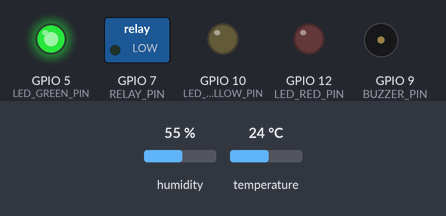
The sketch below on a simulated ESP32-S3. Parts: switched loads named in the sketch (green lamp = pin HIGH), output pins drawn as LEDs (lit = HIGH), buzzer (waves = sounding, pin HIGH). Inputs (shaded band) come from the test bench; at power-on: humidity 55 %, temperature 24 °C. WiFi joins after 1.5 s; servers stay silent unless stated; random numbers use the default seed unless the sketch sets one; no MQTT or app messages arrive unless stated; what the sketch prints to the serial monitor is not drawn.

Above: at 2.7 s.
2.8 s: humidity set to 41 %
12.8 s: humidity set to 38 %
At 22.3 s:
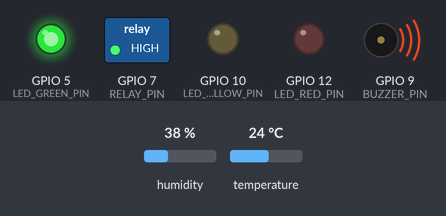
23.0 s: temperature set to 25.6 °C
At 32.5 s:
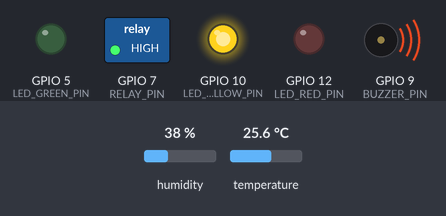
33.0 s: temperature set to 29.7 °C
43.0 s: temperature set to 30.9 °C
At 52.7 s:
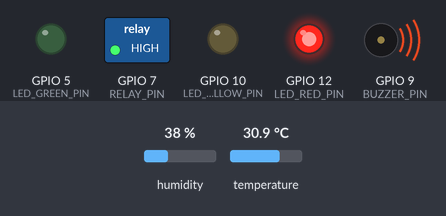
53.0 s: humidity set to 40 %
At 62.0 s:
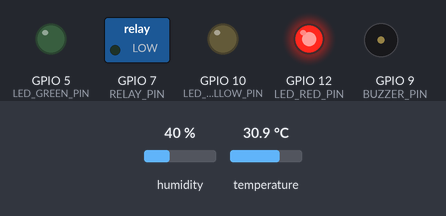
Timing chart, 0 to 63.5 s (numbered marks = the images above; inputs shaded):
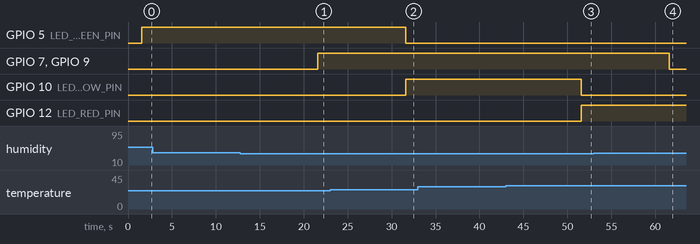

The sketch:

iot.ino
```cpp
#include <WiFi.h>
#include <PubSubClient.h>
#include <DHT.h>

// Konfigurasi sensor dan pin
#define DHT_PIN 8
#define DHT_TYPE DHT22
#define LED_GREEN_PIN 5
#define LED_YELLOW_PIN 10
#define LED_RED_PIN 12
#define RELAY_PIN 7
#define BUZZER_PIN 9

DHT dht(DHT_PIN, DHT_TYPE);

// Pengaturan WiFi dan MQTT
const char* ssid = "your-SSID";
const char* password = "your-PASSWORD";
const char* mqtt_server = "broker.hivemq.com";
WiFiClient espClient;
PubSubClient client(espClient);

// Fungsi untuk menghubungkan ke WiFi
void setup_wifi() {
  delay(10);
  Serial.println();
  Serial.print("Connecting to WiFi...");
  WiFi.begin(ssid, password);
  while (WiFi.status() != WL_CONNECTED) {
    delay(500);
    Serial.print(".");
  }
  Serial.println("Connected to WiFi");
}

// Fungsi untuk menghubungkan ke broker MQTT
void reconnect() {
  while (!client.connected()) {
    Serial.print("Attempting MQTT connection...");
    if (client.connect("HidroponikDevice")) {
      Serial.println("connected");
    } else {
      Serial.print("failed, rc=");
      Serial.print(client.state());
      delay(5000);
    }
  }
}

// Setup awal
void setup() {
  Serial.begin(115200);
  dht.begin();
  pinMode(LED_GREEN_PIN, OUTPUT);
  pinMode(LED_YELLOW_PIN, OUTPUT);
  pinMode(LED_RED_PIN, OUTPUT);
  pinMode(RELAY_PIN, OUTPUT);
  pinMode(BUZZER_PIN, OUTPUT);

  setup_wifi();
  client.setServer(mqtt_server, 1883);
}

// Loop utama
void loop() {
  if (!client.connected()) {
    reconnect();
  }
  client.loop();

  // Membaca data sensor
  float temperature = dht.readTemperature();
  float humidity = dht.readHumidity();
  float ph = random(5, 8) + (random(0, 9) / 10.0);  // Simulasi data pH
  float turbidity = random(1, 10);  // Simulasi data turbidity

  // Mengirimkan data ke broker MQTT
  String payload = String("{\"temperature\":") + temperature + ",\"humidity\":" + humidity + ",\"ph\":" + ph + ",\"turbidity\":" + turbidity + "}";
  client.publish("hidroponik/sensor_data", payload.c_str());

  // Menentukan status LED berdasarkan kondisi
  if (temperature > 30) {
    digitalWrite(LED_RED_PIN, HIGH);
    digitalWrite(LED_YELLOW_PIN, LOW);
    digitalWrite(LED_GREEN_PIN, LOW);
  } else if (temperature > 25) {
    digitalWrite(LED_YELLOW_PIN, HIGH);
    digitalWrite(LED_RED_PIN, LOW);
    digitalWrite(LED_GREEN_PIN, LOW);
  } else {
    digitalWrite(LED_GREEN_PIN, HIGH);
    digitalWrite(LED_RED_PIN, LOW);
    digitalWrite(LED_YELLOW_PIN, LOW);
  }

  // Mengontrol pompa jika kelembapan kurang dari 40%
  if (humidity < 40) {
    digitalWrite(RELAY_PIN, HIGH);  // Nyalakan pompa
    digitalWrite(BUZZER_PIN, HIGH); // Nyalakan buzzer
  } else {
    digitalWrite(RELAY_PIN, LOW);   // Matikan pompa
    digitalWrite(BUZZER_PIN, LOW);  // Matikan buzzer
  }

  delay(10000);  // Tunggu 10 detik sebelum pembacaan berikutnya
}
```

Measured:
- the behaviour switches between 40 and 39 % on humidity (found by bisection; images 0 and 1)
- the behaviour switches between 25 and 25.1 °C on temperature (found by bisection; images 1 and 2)
- the behaviour switches between 30 and 30.1 °C on temperature (found by bisection; images 2 and 3)
- after the input at 2.8 s, every drawn part: stays the same
- after the input at 12.8 s, GPIO 7 (RELAY_PIN), GPIO 9 (BUZZER_PIN): LOW → HIGH after 8.8 s
- after the input at 23.0 s, GPIO 5 (LED_GREEN_PIN): HIGH → LOW after 8.6 s; GPIO 10 (LED_YELLOW_PIN): LOW → HIGH after 8.6 s
- after the input at 33.0 s, every drawn part: stays the same
- after the input at 43.0 s, GPIO 10 (LED_YELLOW_PIN): HIGH → LOW after 8.6 s; GPIO 12 (LED_RED_PIN): LOW → HIGH after 8.6 s
- after the input at 53.0 s, GPIO 7 (RELAY_PIN), GPIO 9 (BUZZER_PIN): HIGH → LOW after 8.6 s
